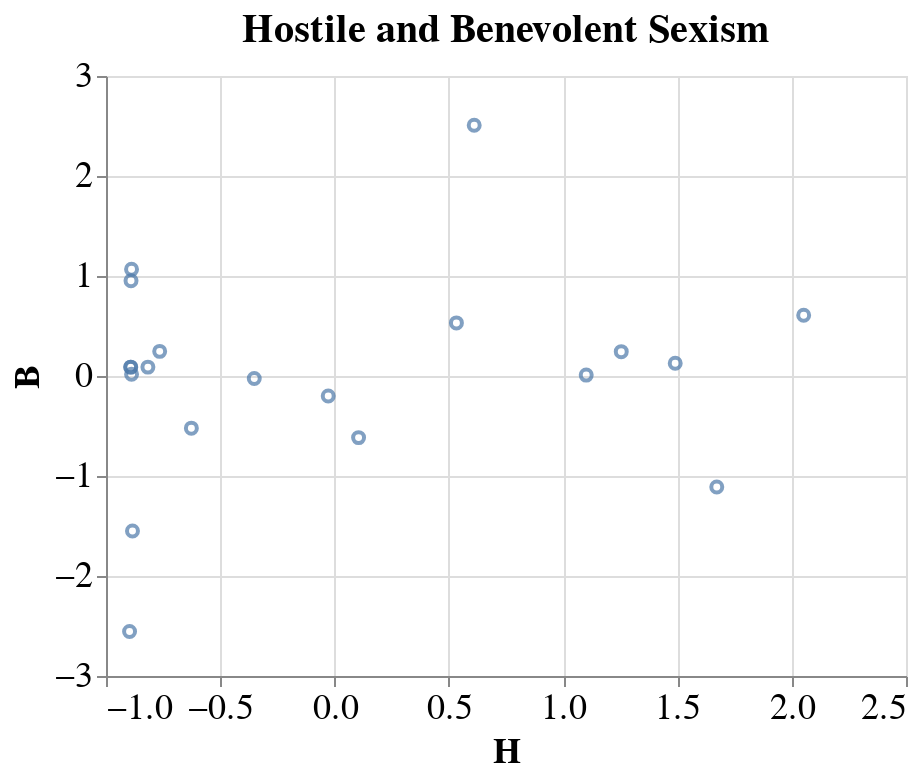

Source (notebook cell):
### Markdown cell above
## Visualize results

### Code cell
value='mean_score'
q_path = result_path / f'asi_mlm_all_models_v1.csv'
results = []
for softmax_filter in [softmax_asi]:
    results.append(load_results(q_path,softmax=softmax_filter,positiveonly=positiveonly, value=value))
    
data_df = pd.concat(results, axis=2)

filterd_df = pd.DataFrame()
for factor in asi_factors:
    feature_subset = get_factor_sub_features(factor, data_df)
    filterd_df[factor] = data_df[feature_subset].mean(axis=1)

soc_feature_subset = get_factor_sub_features(asi_factors, data_df)
filterd_df['ASI'] = data_df[soc_feature_subset].mean(axis=1)

# scaler_H = StandardScaler()
# scaler_B = StandardScaler()
scaler_ASI = StandardScaler()

# filterd_df['H'] = scaler_H.fit_transform(filterd_df[['H']])
# filterd_df['B'] = scaler_B.fit_transform(filterd_df[['B']])
# scaler_ASI.fit(filterd_df[['ASI']])
cols = filterd_df.columns
filterd_df[cols] = scaler_ASI.fit_transform(filterd_df)
filterd_df = filterd_df.reset_index()

chart = alt.Chart(filterd_df).mark_point().encode(
    x='H',
    y='B',
    tooltip='model',
).properties(
    title='Hostile and Benevolent Sexism'
).configure_axis(
    labelFontSize=18,
    titleFontSize=18
).configure_legend(
    labelFontSize=18,
    titleFontSize=18
).configure_title(
    fontSize=20,
).interactive(bind_y=False)
chart

### Figure 1 — Vega-Lite specification as saved in the notebook (floating-point values rounded to 4 significant figures)
{"config": {"view": {"continuousWidth": 400, "continuousHeight": 300}, "axis": {"labelFontSize": 18, "titleFontSize": 18}, "legend": {"labelFontSize": 18, "titleFontSize": 18}, "title": {"fontSize": 20}}, "data": {"name": "data-95fd471166a6801b4f913c2f651fe7ee"}, "mark": "point", "encoding": {"tooltip": {"field": "model", "type": "nominal"}, "x": {"field": "H", "type": "quantitative"}, "y": {"field": "B", "type": "quantitative"}}, "selection": {"selector002": {"type": "interval", "bind": "scales", "encodings": ["x"]}}, "title": "Hostile and Benevolent Sexism", "$schema": "https://vega.github.io/schema/vega-lite/v4.17.0.json", "datasets": {"data-95fd471166a6801b4f913c2f651fe7ee": [{"model": "albert-base-v2", "H": 1.672, "BI": -0.157, "BP": -0.6039, "BG": -1.074, "B": -1.109, "ASI": -0.4747}, {"model": "bert-base-cased", "H": 2.052, "BI": -0.359, "BP": 0.116, "BG": 0.6293, "B": 0.6082, "ASI": 1.187}, {"model": "bert-base-chinese", "H": 1.49, "BI": -0.4837, "BP": 1.299, "BG": 0.1453, "B": 0.127, "ASI": 0.579}, {"model": "bert-base-multilingual-cased", "H": -0.3513, "BI": -0.1221, "BP": 0.2909, "BG": -0.0186, "B": -0.02446, "ASI": -0.1316}, {"model": "bert-base-uncased", "H": 1.101, "BI": 0.1279, "BP": 0.1201, "BG": -0.003621, "B": 0.009049, "ASI": 0.3516}, {"model": "bert-large-uncased", "H": 1.254, "BI": -0.735, "BP": -1.154, "BG": 0.3201, "B": 0.2434, "ASI": 0.6099}, {"model": "camembert-base", "H": -0.8969, "BI": 0.2481, "BP": -0.601, "BG": -2.537, "B": -2.556, "ASI": -2.575}, {"model": "cl-tohoku/bert-base-japanese-whole-word-masking", "H": -0.8167, "BI": -0.5473, "BP": -0.7467, "BG": 0.1453, "B": 0.08888, "ASI": -0.175}, {"model": "distilbert-base-multilingual-cased", "H": -0.8841, "BI": -0.4071, "BP": 2.989, "BG": -1.545, "B": -1.549, "ASI": -1.667}, {"model": "distilbert-base-uncased", "H": 0.6109, "BI": 0.3658, "BP": 0.2914, "BG": 2.444, "B": 2.508, "ASI": 2.443}, {"model": "distilroberta-base", "H": -0.8906, "BI": -0.5459, "BP": -0.7489, "BG": 0.9989, "B": 0.9526, "ASI": 0.5778}, {"model": "emilyalsentzer/Bio_ClinicalBERT", "H": 0.1051, "BI": -0.1878, "BP": 0.1492, "BG": -0.5958, "B": -0.6162, "ASI": -0.5207}, {"model": "facebook/esm2_t6_8M_UR50D", "H": -0.8919, "BI": -0.5476, "BP": -0.7617, "BG": 0.1455, "B": 0.08881, "ASI": -0.1985}, {"model": "indolem/indobert-base-uncased", "H": -0.7651, "BI": -0.4741, "BP": 0.3021, "BG": 0.2782, "B": 0.2463, "ASI": -0.01748}, {"model": "microsoft/BiomedNLP-PubMedBERT-base-uncased-abstract-fulltext", "H": 0.5331, "BI": 2.072, "BP": 1.762, "BG": 0.3242, "B": 0.531, "ASI": 0.6433}, {"model": "microsoft/deberta-base", "H": -0.8918, "BI": -0.5477, "BP": -0.7618, "BG": 0.1456, "B": 0.08887, "ASI": -0.1984}, {"model": "roberta-base", "H": -0.8883, "BI": -0.5499, "BP": -0.7965, "BG": 1.113, "B": 1.067, "ASI": 0.6809}, {"model": "roberta-large", "H": -0.8882, "BI": -0.5463, "BP": -0.7733, "BG": 0.07522, "B": 0.01762, "ASI": -0.2613}, {"model": "xlm-roberta-base", "H": -0.6265, "BI": 3.509, "BP": 0.2179, "BG": -0.8117, "B": -0.5216, "ASI": -0.664}, {"model": "xlm-roberta-large", "H": -0.02772, "BI": -0.1126, "BP": -0.5897, "BG": -0.1785, "B": -0.1996, "ASI": -0.1879}]}}
